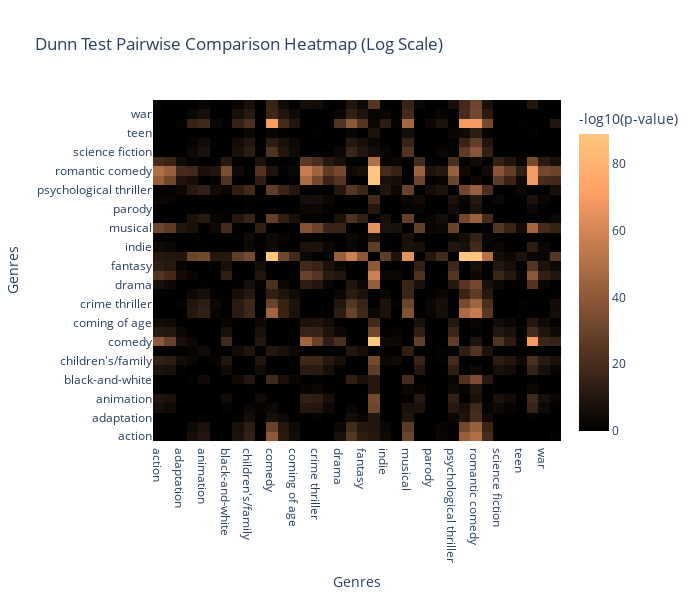

The notebook cell saved with this chart:
### Code cell
# Transform the p-values to a logarithmic scale
log_dunn_results = -np.log10(dunn_results)  # Use -log10 to make small p-values more prominent

# Adjust hover text for the log scale
hover_text = dunn_results.applymap(lambda x: f"p-value: {x:.4e}\n-log10(p): {-np.log10(x):.4f}").values

# Create the heatmap
heatmap = go.Figure(
    data=go.Heatmap(
        z=log_dunn_results.values,
        x=dunn_results.columns,
        y=dunn_results.index,
        text=hover_text,
        hoverinfo="text",
        colorscale=copper_colorscale,  # Change colorscale as desired
        zmin=0,                # Min value for color range
        zmax=np.nanmax(log_dunn_results.values),  # Max value for color range
        colorbar=dict(title="-log10(p-value)"),
    )
)

# Update layout
heatmap.update_layout(
    title="Dunn Test Pairwise Comparison Heatmap (Log Scale)",
    xaxis=dict(title="Genres"),
    yaxis=dict(title="Genres"),
    width=700,
    height=600,
)

# Show the heatmap
heatmap.show()

### Figure 1 — Plotly figure (JSON) as saved in the notebook; plotly's stock layout.template omitted (floating-point values rounded to 4 significant figures; data arrays with more than 128 entries replaced by an {"elided": "..."} marker saying what was removed)
{"data": [{"colorbar": {"title": {"text": "-log10(p-value)"}}, "colorscale": {"elided": "256x2 mixed values"}, "hoverinfo": "text", "text": {"elided": "36x36 str values"}, "type": "heatmap", "x": ["action", "action/adventure", "adaptation", "adventure", "animation", "black comedy", "black-and-white", "bollywood", "children's/family", "chinese", "comedy", "comedy-drama", "coming of age", "crime fiction", "crime thriller", "cult", "drama", "family", "fantasy", "horror", "indie", "japanese", "musical", "mystery", "parody", "period piece", "psychological thriller", "romance", "romantic comedy", "romantic drama", "science fiction", "short", "teen", "thriller", "war", "world cinema"], "y": ["action", "action/adventure", "adaptation", "adventure", "animation", "black comedy", "black-and-white", "bollywood", "children's/family", "chinese", "comedy", "comedy-drama", "coming of age", "crime fiction", "crime thriller", "cult", "drama", "family", "fantasy", "horror", "indie", "japanese", "musical", "mystery", "parody", "period piece", "psychological thriller", "romance", "romantic comedy", "romantic drama", "science fiction", "short", "teen", "thriller", "war", "world cinema"], "z": {"elided": "36x36 float values"}, "zmax": 88.87, "zmin": 0}], "layout": {"height": 600, "title": {"text": "Dunn Test Pairwise Comparison Heatmap (Log Scale)"}, "width": 700, "xaxis": {"title": {"text": "Genres"}}, "yaxis": {"title": {"text": "Genres"}}}}
